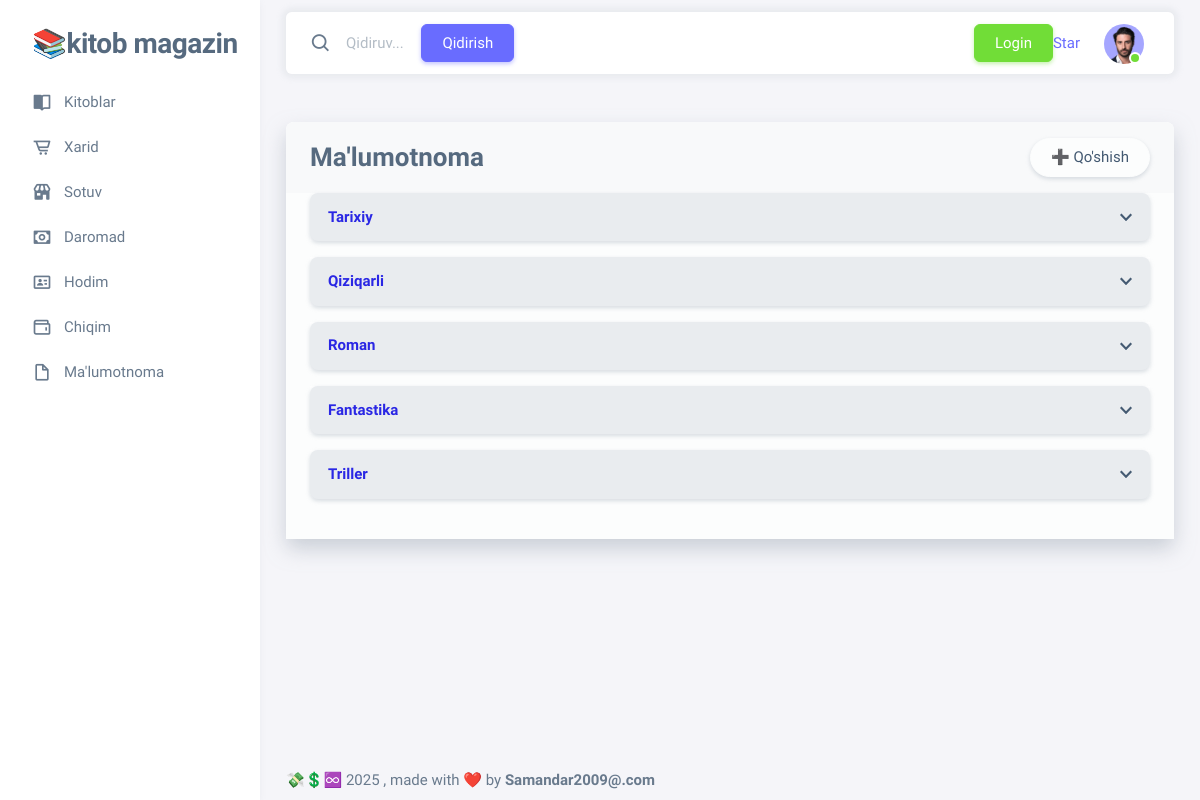
Page /reference/ on the committed database.
### home/models.py (models this page shows, shortened)
class reference(models.Model):
    name  = models.CharField(max_length=255)
    value = models.CharField(max_length=255)
    is_deleted = models.BooleanField(default=False)

### home/views.py (the view)
# urls.py: path('reference/', views.reference_view, name='reference'),
def reference_view(request):
    reference_models = models.reference.objects.filter(is_deleted=False)
    reference_values = {}
    for item in reference_models:
        if item.name not in reference_values:
            reference_values[item.name] = [{'id': item.id, 'value': item.value}]
        else:
            reference_values[item.name].append({'id': item.id, 'value': item.value})
    return render(request, "reference.html", {"reference_values": reference_values})

### templates/reference.html (shortened to what this page needs)
{% extends "base.html" %}
{% block content %}
<div class="container mt-5">
    <div class="card shadow-lg rounded-4 border-0">
        <div class="card-header text-blue py-3 d-flex align-items-center justify-content-between" style="background-color: #f8f9fa;">
            <h3 class="mb-0 fw-bold">Ma'lumotnoma</h3>
            <a href="{% url 'reference_create' %}" class="btn btn-light rounded-pill shadow-sm">
                ➕ Qo'shish
            </a>
        </div>
        <div class="card-body bg-light">
            {% if reference_values %}
            <div class="accordion" id="accordionExample">
                {% for key, value in reference_values.items %}
                <div class="accordion-item border-0 mb-3">
                    <h2 class="accordion-header" id="heading{{ forloop.counter }}">
                        <button class="accordion-button bg-white shadow-sm rounded-3" type="button" data-bs-toggle="collapse" data-bs-target="#collapse{{ forloop.counter }}" aria-expanded="false" aria-controls="collapse{{ forloop.counter }}">
                            <span class="fw-semibold" style="color: #2a27e4;">{{ key }}</span>
                        </button>
                    </h2>
                </div>
                {% endfor %}
            </div>
            {% endif %}
        </div>
    </div>
</div>
{% endblock %}

### templates/reference.html (style rules this page uses)
.card-header { background-color: #f0f8ff; }
.accordion-button { background-color: #e9ecef !important; border-color: #ddd; transition: background-color 0.3s ease; }
.shadow-sm { box-shadow: 0 1px 3px rgba(0, 0, 0, 0.12), 0 1px 2px rgba(0, 0, 0, 0.24); }

### rows in the picture
reference: reference_values "Tarixiy"
reference: reference_values "Qiziqarli"
reference: reference_values "Roman"
reference: reference_values "Fantastika"
reference: reference_values "Triller"
